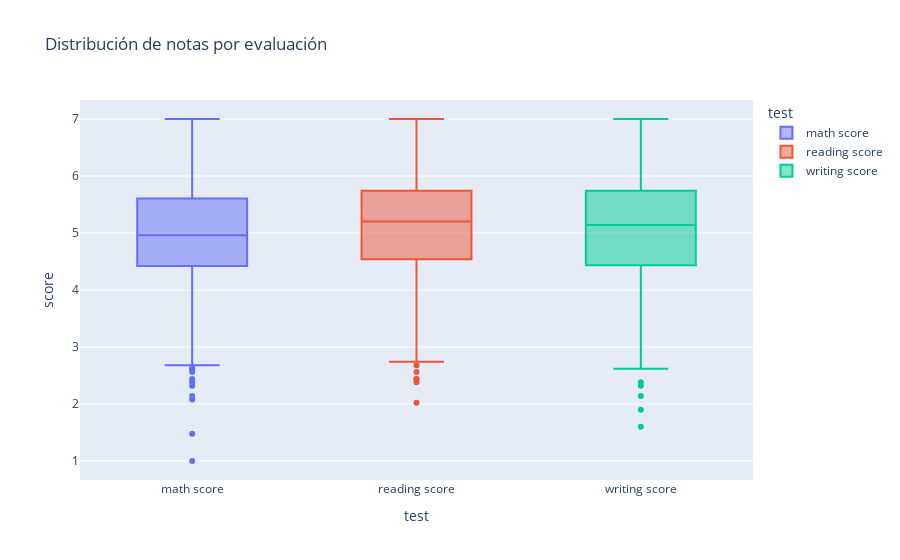

The notebook cell this image was saved under:
### Markdown cell above
**Gráfico de Caja:**

### Code cell
df_scores = pd.melt(df_grades, id_vars = ['names', 'gender', 'race/ethnicity', 'parental level of education', 'lunch','test preparation course'], var_name='test', value_name='score')
fig = px.box(df_scores, x="test", y="score", color = 'test', title='Distribución de notas por evaluación')
fig.show()

### Figure 1 — Plotly figure (JSON) as saved in the notebook; plotly's stock layout.template omitted (floating-point values rounded to 4 significant figures; data arrays with more than 128 entries replaced by an {"elided": "..."} marker saying what was removed)
{"data": [{"alignmentgroup": "True", "hovertemplate": "test=%{x}<br>score=%{y}<extra></extra>", "legendgroup": "math score", "marker": {"color": "#636efa"}, "name": "math score", "notched": false, "offsetgroup": "math score", "orientation": "v", "showlegend": true, "type": "box", "x": {"elided": "875 str values"}, "x0": " ", "xaxis": "x", "y": {"elided": "875 float values"}, "y0": " ", "yaxis": "y"}, {"alignmentgroup": "True", "hovertemplate": "test=%{x}<br>score=%{y}<extra></extra>", "legendgroup": "reading score", "marker": {"color": "#EF553B"}, "name": "reading score", "notched": false, "offsetgroup": "reading score", "orientation": "v", "showlegend": true, "type": "box", "x": {"elided": "875 str values"}, "x0": " ", "xaxis": "x", "y": {"elided": "875 float values"}, "y0": " ", "yaxis": "y"}, {"alignmentgroup": "True", "hovertemplate": "test=%{x}<br>score=%{y}<extra></extra>", "legendgroup": "writing score", "marker": {"color": "#00cc96"}, "name": "writing score", "notched": false, "offsetgroup": "writing score", "orientation": "v", "showlegend": true, "type": "box", "x": {"elided": "875 str values"}, "x0": " ", "xaxis": "x", "y": {"elided": "875 float values"}, "y0": " ", "yaxis": "y"}], "layout": {"boxmode": "overlay", "legend": {"title": {"text": "test"}, "tracegroupgap": 0}, "title": {"text": "Distribución de notas por evaluación"}, "xaxis": {"anchor": "y", "categoryarray": ["math score", "reading score", "writing score"], "categoryorder": "array", "domain": [0, 1], "title": {"text": "test"}}, "yaxis": {"anchor": "x", "domain": [0, 1], "title": {"text": "score"}}}}
